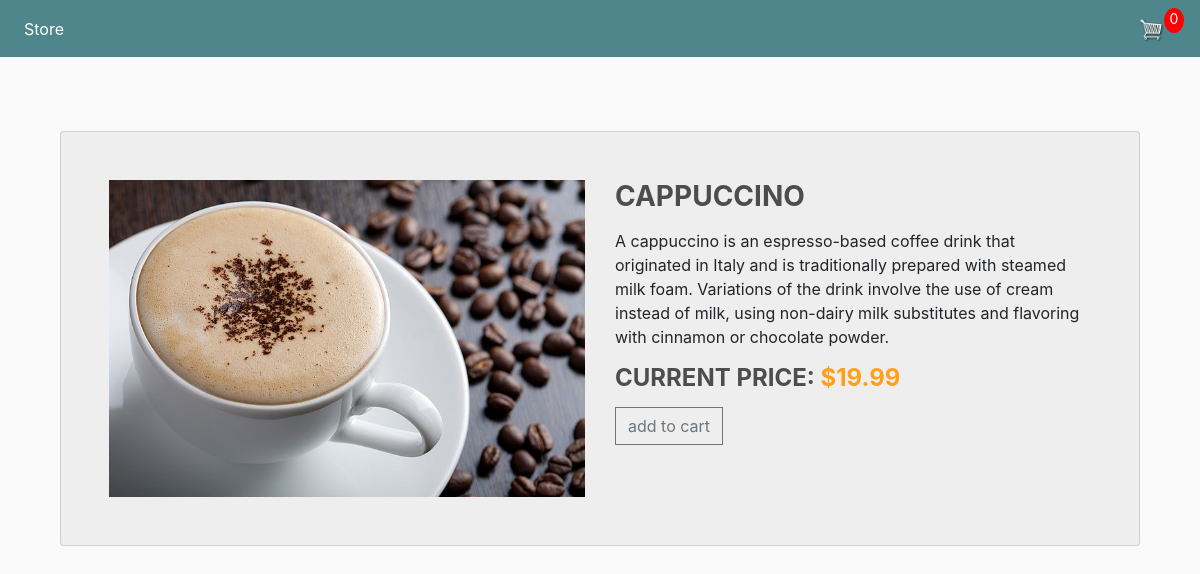
Page /product_details/3/ on the committed database.
### store/models.py (models this page shows, shortened)
class Product(models.Model):
	name = models.CharField(max_length=200)
	price = models.FloatField()
	digital = models.BooleanField(default=False,null=True, blank=True)
	image = models.ImageField(null=True, blank=True)
	description = models.TextField(null=True, blank=True)
	@property
	def imageURL(self):
		try:
			url = self.image.url
		except:
			url = ''
		return url

### store/views.py (the view)
# urls.py: path('product_details/<int:productID>/', views.product_details, name="product_details"),
def product_details(request,productID):
	data = cartData(request)
	cartItems = data['cartItems']
	order = data['order']
	items = data['items']
	product=Product.objects.get(id=productID)
	context = {'items':items, 'order':order, 'cartItems':cartItems, 'product':product}
	return render(request,'store/product_details.html',context)

### store/utils.py (called while the page is built, shortened)
def cookieCart(request):
	try:
		cart = json.loads(request.COOKIES['cart'])
	except:
		cart = {}
		print('CART:', cart)
	items = []
	order = {'get_cart_total':0, 'get_cart_items':0, 'shipping':False}
	cartItems = order['get_cart_items']
	return {'cartItems':cartItems ,'order':order, 'items':items}

def cartData(request):
	if request.user.is_authenticated:
		customer = request.user.customer
		order, created = Order.objects.get_or_create(customer=customer, complete=False)
		items = order.orderitem_set.all()
		cartItems = order.get_cart_items
	else:
		cookieData = cookieCart(request)
		cartItems = cookieData['cartItems']
		order = cookieData['order']
		items = cookieData['items']
	return {'cartItems':cartItems ,'order':order, 'items':items}

### store/templates/store/product_details.html (shortened to what this page needs)
{% extends 'store/main.html' %}
{% load static %}
{% block content %}
	<div class="container">
		<div class="card">
			<div class="container-fliud">
				<div class="wrapper row">
					<div class="preview col-md-6">
						<div class="preview-pic tab-content">
						  <div class="tab-pane active" id="pic-1"><img src="{{product.imageURL}}" /></div>
						</div>
					</div>
					<div class="details col-md-6">
						<h3 class="product-title">{{product.name}}</h3>
						<p class="product-description">{{product.description}}</p>
						<h4 class="price">current price: <span>${{product.price}}</span></h4>
						<div class="action">
							<button data-product="{{product.id}}" data-action="add" class="btn btn-outline-secondary add-btn update-cart">add to cart</button>
						</div>
					</div>
				</div>
			</div>
		</div>
	</div>
	{% endblock content %}

### static/css/main.css (style rules this page uses)
body { background-color: hsl(0, 0%, 98%); }
h1,h2,h3,h4,h5,h6 { color:hsl(0, 0%, 30%); }
.btn { border-radius: 0; }

### store/templates/store/product_details.html (style rules this page uses)
body { overflow-x: hidden; }
img { max-width: 100%; }
.preview { display: -webkit-box; display: -webkit-flex; display: -ms-flexbox; display: flex; -webkit-box-orient: vertical; -webkit-box-direction: normal; -webkit-flex-direction: column; -ms-flex-direction: column; flex-direction: column; }
.preview-pic { -webkit-box-flex: 1; -webkit-flex-grow: 1; -ms-flex-positive: 1; flex-grow: 1; }
.tab-content { overflow: hidden; }
.tab-content img { width: 100%; -webkit-animation-name: opacity; animation-name: opacity; -webkit-animation-duration: .3s; animation-duration: .3s; }
.card { margin-top: 50px; background: #eee; padding: 3em; line-height: 1.5em; }
@media screen and (min-width: 997px) { .wrapper { display: -webkit-box; display: -webkit-flex; display: -ms-flexbox; display: flex; } }
.details { display: -webkit-box; display: -webkit-flex; display: -ms-flexbox; display: flex; -webkit-box-orient: vertical; -webkit-box-direction: normal; -webkit-flex-direction: column; -ms-flex-direction: column; flex-direction: column; }
.product-title, .price, .sizes, .colors { text-transform: UPPERCASE; font-weight: bold; }
.checked, .price span { color: #ff9f1a; }
.product-title, .rating, .product-description, .price, .vote, .sizes { margin-bottom: 15px; }
.product-title { margin-top: 0; }

### rows in the picture
Product: imageURL (picture), name "CAPPUCCINO", description "A cappuccino is an espresso-based coffee drink that originated in Italy and is traditionally prepared with steamed milk foam. Variations of the drink involve the use of cream instead of milk, using non-dairy milk substitutes and flavoring with cinnamon or chocolate powder.", price "19.99"

### other values in the picture
{{ cartItems }} "0"
